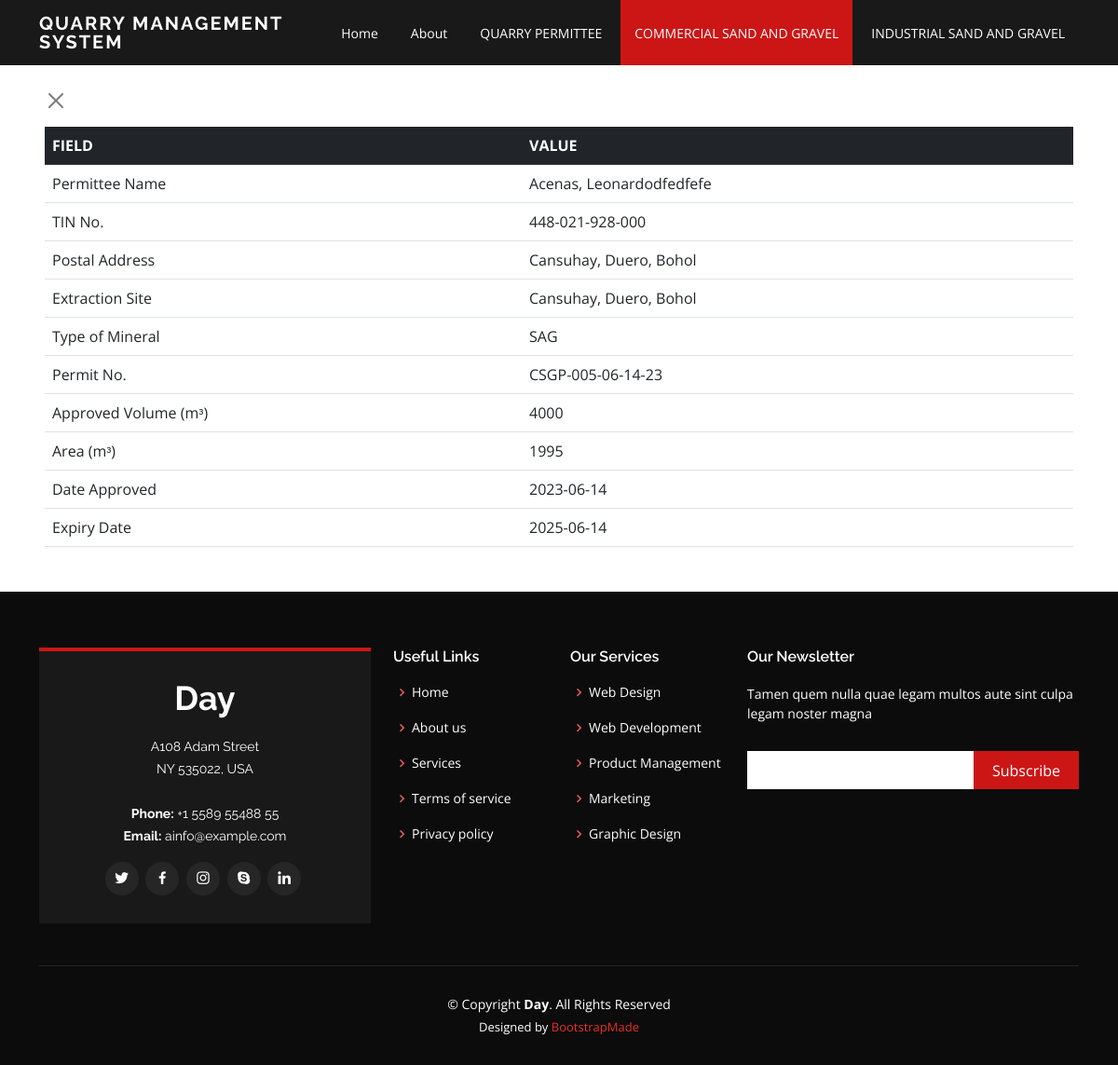
The app's page /index.php?action=view_commercial&id=1 with its own data.
### tables this page shows
CREATE TABLE `commercial` (
  `Commercial_Permit_Key` int(11) NOT NULL,
  `Permittee_Name` varchar(255) DEFAULT NULL,
  `Tin_No` varchar(20) DEFAULT NULL,
  `Postal_Address` text DEFAULT NULL,
  `Extraction_Site` varchar(255) DEFAULT NULL,
  `Type_of_Mineral` varchar(100) DEFAULT NULL,
  `Permit_No` varchar(50) DEFAULT NULL,
  `Approved_Volume` double DEFAULT NULL,
  `Area` double DEFAULT NULL,
  `Date_Approved` date DEFAULT NULL,
  `Expiry_Date` date DEFAULT NULL,
  `Active` tinyint(1) DEFAULT NULL
);

### controllers/CommercialController.php (called while the page is built, shortened)
<?php
require_once 'models/CommercialModel.php';
class CommercialController
{
    private $model;
    public function __construct(CommercialModel $model)
    {
        $this->model = $model;
    }
    public function view($Commercial_Permit_Key)
    {
        $data = $this->model->getPermitteeById($Commercial_Permit_Key);
        require 'views/view_commercial.php';
    }
}

### models/CommercialModel.php (called while the page is built, shortened)
<?php
class CommercialModel
{
    private $db;
    public function __construct(PDO $db)
    {
        $this->db = $db;
    }
    public function getPermitteeById($Commercial_Permit_Key)
    {
        $stmt = $this->db->prepare("SELECT * FROM commercial WHERE Commercial_Permit_Key = ?");
        $stmt->execute([$Commercial_Permit_Key]);
        return $stmt->fetch(PDO::FETCH_ASSOC);
    }
}

### views/view_commercial.php (the view)
<?php
require_once 'header.php';
require_once 'menu.php';
?>
<div class="tablediv mx-5 my-5">
    <table class="table">
    <a href="index.php?action=commercial_permittee" class="btn btn-close mb-3 mt-5" aria-label="Close"></a>
        <thead class="table-dark my-5 fixed ">
            <tr>
                <th>FIELD</th>
                <th>VALUE</th>
            </tr>
        </thead>
        <tbody>
        <tr>
            <td>Permittee Name</td>
            <td><?=$data['Permittee_Name']?></td>
        </tr>
        <tr>
            <td>TIN No.</td>
            <td><?=$data['Tin_No']?></td>
        </tr>
        <tr>
            <td>Postal Address</td>
            <td><?=$data['Postal_Address']?></td>
        </tr>
        <tr>
            <td>Extraction Site</td>
            <td><?=$data['Extraction_Site']?></td>
        </tr>
        <tr>
            <td>Type of Mineral</td>
            <td><?=$data['Type_of_Mineral']?></td>
        </tr>
        <tr>
            <td>Permit No.</td>
            <td><?=$data['Permit_No']?></td>
        </tr>
        <tr>
            <td>Approved Volume (mᵌ)</td>
            <td><?=$data['Approved_Volume']?></td>
        </tr>
        <tr>
            <td>Area (mᵌ)</td>
            <td><?=$data['Area']?></td>
        </tr>
        <tr>
            <td>Date Approved</td>
            <td><?=$data['Date_Approved']?></td>
        </tr>
        <tr>
            <td>Expiry Date</td>
            <td><?=$data['Expiry_Date']?></td>
        </tr>
        </tbody>
    </table>
</div>
<?php include_once 'footer.php';?>

### index.php (shortened to what this page needs)
<?php
require_once 'config.php';
require_once 'controllers/CommercialController.php';
$commercialModel = new CommercialModel($db);
$commercialController = new CommercialController($commercialModel);
$action = isset($_GET['action']) ? $_GET['action'] : 'index';
switch ($action) {
    case 'view_commercial':
        $Commercial_Permit_Key = $_GET['id'];
        $commercialController->view($Commercial_Permit_Key);
        break;
}

### views/header.php (shortened to what this page needs)
<!DOCTYPE html>
<html lang="en">
<head>
  <link href="assets/vendor/aos/aos.css" rel="stylesheet">
  <link href="assets/vendor/bootstrap/css/bootstrap.min.css" rel="stylesheet">
  <link href="assets/vendor/bootstrap-icons/bootstrap-icons.css" rel="stylesheet">
  <link href="assets/vendor/boxicons/css/boxicons.min.css" rel="stylesheet">
  <link href="assets/vendor/glightbox/css/glightbox.min.css" rel="stylesheet">
  <link href="assets/vendor/swiper/swiper-bundle.min.css" rel="stylesheet">
  <link href="assets/css/style.css" rel="stylesheet">
</head>

### views/menu.php (shortened to what this page needs)
<header id="header" class="d-flex align-items-center">
    <div class="container d-flex align-items-center justify-content-between">
      <h1 class="logo"><a href="index.php">QUARRY MANAGEMENT SYSTEM</a></h1>
      <nav id="navbar" class="navbar">
        <ul>
          <li>
              <a class="nav-link scrollto <?php if (!isset($_GET['action']) || $_GET['action'] === 'index'): ?>active<?php endif;?>" href="index.php?action=index">Home</a>
          </li>
          <li><a class="nav-link scrollto
          <?php if (isset($_GET['action']) && $_GET['action'] == 'about'): ?>
                    active
                <?php endif;?>
          " href="index.php?action=about">About</a></li>
          <li>
              <a class="nav-link scrollto
              <?php if (isset($_GET['action']) && ($_GET['action'] == 'quarry_permittee' ||
    $_GET['action'] == 'edit_quarry' ||
    $_GET['action'] == 'set_active_quarry' ||
    $_GET['action'] == 'import_quarry' ||
    $_GET['action'] == 'view_quarry' ||
    $_GET['action'] == 'search_quarry' ||
    $_GET['action'] == 'set_inactive_quarry')
): ?> active <?php endif;?>" href="index.php?action=quarry_permittee">QUARRY PERMITTEE</a>
          </li>
          <li><a class="nav-link scrollto <?php if (isset($_GET['action']) && ($_GET['action'] == 'commercial_permittee' ||
    $_GET['action'] == 'edit_commercial' ||
    $_GET['action'] == 'set_active_commercial' ||
    $_GET['action'] == 'import_commercial' ||
    $_GET['action'] == 'view_commercial' ||
    $_GET['action'] == 'search_commercial' ||
    $_GET['action'] == 'set_inactive_commercial')
): ?> active <?php endif;?>" href="index.php?action=commercial_permittee">COMMERCIAL SAND AND GRAVEL</a></li>
          <li><a class="nav-link scrollto <?php if (isset($_GET['action']) && ($_GET['action'] == 'industrial_permittee' ||
    $_GET['action'] == 'edit_industrial' ||
    $_GET['action'] == 'set_active_industrial' ||
    $_GET['action'] == 'import_industrial' ||
    $_GET['action'] == 'view_industrial' ||
    $_GET['action'] == 'search_industrial' ||
    $_GET['action'] == 'set_inactive_industrial')
): ?> active <?php endif;?>" href="index.php?action=industrial_permittee">INDUSTRIAL SAND AND GRAVEL</a></li>
        </ul>
      </nav>
    </div>
  </header>

### views/footer.php (shortened to what this page needs)
  <footer id="footer">
    <div class="footer-top">
      <div class="container">
        <div class="row">
          <div class="col-lg-4 col-md-6">
            <div class="footer-info">
              <h3>Day</h3>
              <p>
                A108 Adam Street <br>
                NY 535022, USA<br><br>
                <strong>Phone:</strong> +1 5589 55488 55<br>
                <strong>Email:</strong> ainfo@example.com<br>
              </p>
              <div class="social-links mt-3">
                <a href="#" class="twitter"><i class="bx bxl-twitter"></i></a>
                <a href="#" class="facebook"><i class="bx bxl-facebook"></i></a>
                <a href="#" class="instagram"><i class="bx bxl-instagram"></i></a>
                <a href="#" class="google-plus"><i class="bx bxl-skype"></i></a>
                <a href="#" class="linkedin"><i class="bx bxl-linkedin"></i></a>
              </div>
            </div>
          </div>
          <div class="col-lg-2 col-md-6 footer-links">
            <h4>Useful Links</h4>
            <ul>
              <li><i class="bx bx-chevron-right"></i> <a href="#">Home</a></li>
              <li><i class="bx bx-chevron-right"></i> <a href="#">About us</a></li>
              <li><i class="bx bx-chevron-right"></i> <a href="#">Services</a></li>
              <li><i class="bx bx-chevron-right"></i> <a href="#">Terms of service</a></li>
              <li><i class="bx bx-chevron-right"></i> <a href="#">Privacy policy</a></li>
            </ul>
          </div>
          <div class="col-lg-2 col-md-6 footer-links">
            <h4>Our Services</h4>
            <ul>
              <li><i class="bx bx-chevron-right"></i> <a href="#">Web Design</a></li>
              <li><i class="bx bx-chevron-right"></i> <a href="#">Web Development</a></li>
              <li><i class="bx bx-chevron-right"></i> <a href="#">Product Management</a></li>
              <li><i class="bx bx-chevron-right"></i> <a href="#">Marketing</a></li>
              <li><i class="bx bx-chevron-right"></i> <a href="#">Graphic Design</a></li>
            </ul>
          </div>
          <div class="col-lg-4 col-md-6 footer-newsletter">
            <h4>Our Newsletter</h4>
            <p>Tamen quem nulla quae legam multos aute sint culpa legam noster magna</p>
            <form action="" method="post">
              <input type="email" name="email"><input type="submit" value="Subscribe">
            </form>
          </div>
        </div>
      </div>
    </div>
    <div class="container">
      <div class="copyright">
        &copy; Copyright <strong><span>Day</span></strong>. All Rights Reserved
      </div>
      <div class="credits">
        Designed by <a href="https://bootstrapmade.com/">BootstrapMade</a>
      </div>
    </div>
  </footer>
  </body>
</html>

### assets/css/style.css (style rules this page uses)
a { color: #cc1616; text-decoration: none; }
h1, h2, h3, h4, h5, h6 { font-family: "Raleway", sans-serif; }
#header { background: rgba(25, 25, 25, 0.95); transition: all 0.5s; z-index: 997; height: 70px; }
#header.fixed-top { background: #191919; }
#header .logo { font-size: 20px; margin: 0; padding: 0; line-height: 1; font-weight: 700; letter-spacing: 2px; text-transform: uppercase; }
#header .logo a { color: #fff; }
.scrolled-offset { margin-top: 70px; }
.navbar { padding: 0; }
.navbar ul { margin: 0; padding: 0; display: flex; list-style: none; align-items: center; }
.navbar li { position: relative; }
.navbar>ul>li { margin-left: 5px; }
.navbar a, .navbar a:focus { display: flex; align-items: center; justify-content: space-between; padding: 25px 15px 24px 15px; font-size: 14px; color: #fff; white-space: nowrap; transition: 0.3s; }
.navbar a:hover, .navbar .active, .navbar .active:focus, .navbar li:hover>a { background: #cc1616; }
#footer { background: #0c0c0c; padding: 0 0 30px 0; color: #fff; font-size: 14px; }
#footer .footer-top { padding: 60px 0 30px 0; }
#footer .footer-top .footer-info { margin-bottom: 15px; background: #191919; color: #fff; border-top: 4px solid #cc1616; text-align: center; padding: 30px 20px; }
#footer .footer-top .footer-info h3 { font-size: 36px; margin: 0 0 20px 0; padding: 2px 0 2px 0; line-height: 1; font-weight: 700; }
#footer .footer-top .footer-info p { font-size: 14px; line-height: 24px; margin-bottom: 0; font-family: "Raleway", sans-serif; }
#footer .footer-top .social-links a { font-size: 18px; display: inline-block; background: #262626; color: #fff; line-height: 1; padding: 8px 0; margin-right: 4px; border-radius: 50%; text-align: center; width: 36px; height: 36px; transition: 0.3s; }
#footer .footer-top h4 { font-size: 16px; font-weight: 600; color: #fff; position: relative; padding-bottom: 12px; }
#footer .footer-top .footer-links { margin-bottom: 30px; }
#footer .footer-top .footer-links ul { list-style: none; padding: 0; margin: 0; }
#footer .footer-top .footer-links ul i { padding-right: 2px; color: #ed5b5b; font-size: 18px; line-height: 1; }
#footer .footer-top .footer-links ul li { padding: 10px 0; display: flex; align-items: center; }
#footer .footer-top .footer-links ul li:first-child { padding-top: 0; }
#footer .footer-top .footer-links ul a { color: #fff; transition: 0.3s; display: inline-block; line-height: 1; }
#footer .footer-top .footer-newsletter form { margin-top: 30px; background: #fff; padding: 6px 10px; position: relative; border-radius: 4; }
#footer .footer-top .footer-newsletter form input[type=email] { border: 0; padding: 4px; width: calc(100% - 110px); }
#footer .footer-top .footer-newsletter form input[type=submit] { position: absolute; top: 0; right: 0; bottom: 0; border: 0; background: none; font-size: 16px; padding: 0 20px; background: #cc1616; color: #fff; transition: 0.3s; border-radius: 4; }
#footer .copyright { border-top: 1px solid #262626; text-align: center; padding-top: 30px; }
#footer .credits { padding-top: 5px; text-align: center; font-size: 13px; color: #fff; }
#footer .credits a { color: #e82d2d; }

### records on screen
commercial: Permittee_Name "Acenas, Leonardodfedfefe", Tin_No "448-021-928-000", Postal_Address "Cansuhay, Duero, Bohol", Extraction_Site "Cansuhay, Duero, Bohol", Type_of_Mineral "SAG", Permit_No "CSGP-005-06-14-23", Approved_Volume "4000", Area "1995", Date_Approved "2023-06-14", Expiry_Date "2025-06-14"
